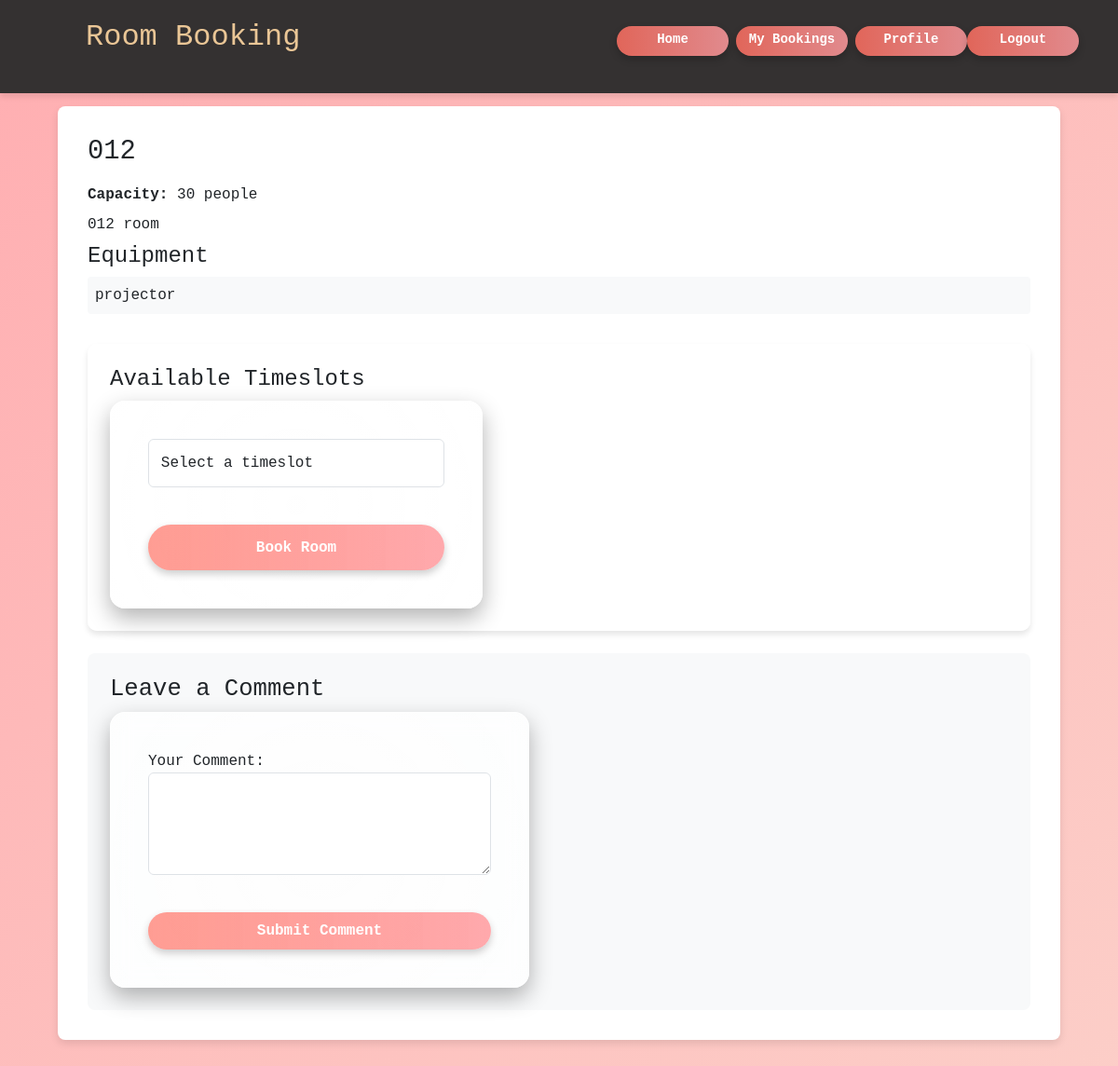
The page /room_details.php?id=1 on the database its author committed.
### tables this page shows
CREATE TABLE `rooms` (
  `id` int(11) NOT NULL,
  `name` varchar(255) NOT NULL,
  `capacity` int(11) NOT NULL,
  `description` text NOT NULL,
  `is_available` tinyint(1) DEFAULT 1
);

CREATE TABLE `equipment` (
  `id` int(20) NOT NULL,
  `name` varchar(255) NOT NULL,
  `quantity` int(50) NOT NULL,
  `description` text NOT NULL
);

### room_details.php (the view, shortened to what this page needs)
<?php
include 'connection.php';
$roomId = $_GET['id'];
$stmt = $db->prepare("SELECT * FROM rooms WHERE id = :id");
$stmt->execute([':id' => $roomId]);
$room = $stmt->fetch();
$equipmentStmt = $db->prepare("
    SELECT e.name FROM equipment e
    JOIN room_equipment re ON e.id = re.equipment_id
    WHERE re.room_id = :room_id
");
$equipmentStmt->execute([':room_id' => $roomId]);
$equipment = $equipmentStmt->fetchAll();
?>
<!DOCTYPE html>
<html lang="en">
<head>
    <link href="https://cdn.jsdelivr.net/npm/bootstrap@5.3.0-alpha1/dist/css/bootstrap.min.css" rel="stylesheet">
    <link rel="stylesheet" href="style.css">
</head>
<body>
    <nav class="navbar navbar-expand-lg" style="background-color: #343131;">
        <div class="container">
            <a class="navbar-brand" href="rooms.php"><h2>Room Booking</h2></a>
            <div class="d-flex">
                <a href="rooms.php" class="btn btn-outline-primary me-2">Home</a>
                <a href="my_bookings.php" class="btn btn-outline-success me-2">My Bookings</a>
                <a href="profile.php" class="btn btn-primary">Profile</a>
                <a href="logout.php" class="btn btn-danger font">Logout</a>
            </div>
        </div>
    </nav>
    <div class="rooms-container">
        <div class="room-card">
            <h3><?php echo htmlspecialchars($room['name']); ?></h3>
            <div class="room-details">
                <p><strong>Capacity:</strong> <?php echo $room['capacity']; ?> people</p>
                <p><?php echo htmlspecialchars($room['description']); ?></p>
            </div>
            <h4>Equipment</h4>
            <ul class="equipment-list">
                <?php foreach ($equipment as $item): ?>
                    <li><?php echo htmlspecialchars($item['name']); ?></li>
                <?php endforeach; ?>
            </ul>
            <div class="booking-section">
                <h4>Available Timeslots</h4>
                <form method="POST" class="booking-form">
                    <select name="timeslot_id" class="form-control" required>
                        <option value="">Select a timeslot</option>
                    </select>
                    <button type="submit" name="book_room" class="btn btn-primary mt-2">Book Room</button>
                </form>
            </div>
            <div class="comment-section mt-4">
                <h4>Leave a Comment</h4>
                <form method="POST">
                    <label for="comment">Your Comment:</label>
                    <textarea name="comment" id="comment" rows="4" class="form-control" required></textarea><br>
                    <button type="submit" name="submit_comment" class="btn btn-primary">Submit Comment</button>
                </form>
            </div>
        </div>
    </div>
</body>
</html>

### style.css (style rules this page uses)
body { font-family: 'Poppins', sans-serif; background: linear-gradient(135deg, rgba(255, 154, 158, 0.8), rgba(250, 208, 196, 0.8), rgba(251, 194, 235, 0.8), rgba(161, 140, 209, 0.8)); background-size: 400% 400%; animation: gradientBackground 10s ease infinite; display: flex; justify-content: center; align-items: center; height: 100vh; margin: 0; overflow: hidden; padding-top: 50px !important; }
form { background: rgba(255, 255, 255, 0.75); padding: 2.5rem; border-radius: 16px; box-shadow: 0 10px 25px rgba(0, 0, 0, 0.3); width: 100%; max-width: 450px; backdrop-filter: blur(12px) saturate(180%); border: 1px solid rgba(255, 255, 255, 0.3); position: relative; overflow: hidden; }
form::before { content: ''; position: absolute; top: -50%; left: -50%; width: 200%; height: 200%; background: radial-gradient(circle at 50% 50%, rgba(255, 255, 255, 0.4), rgba(255, 255, 255, 0)); opacity: 0.5; animation: pulseEffect 6s infinite ease-in-out; z-index: -1; }
button { width: 100%; padding: 1rem; border: none; border-radius: 30px; background: linear-gradient(90deg, rgba(255, 111, 97, 0.85), rgba(255, 154, 158, 0.85)); color: white; font-size: 1.1rem; font-weight: 600; cursor: pointer; transition: all 0.3s ease-in-out; box-shadow: 0 4px 8px rgba(0, 0, 0, 0.2); position: relative; overflow: hidden; }
.navbar { min-height: 20px !important; padding-top: 0.3rem !important; padding-bottom: 1rem !important; }
.navbar-brand { font-size: 1.1rem !important; padding: 50px!important; }
.navbar .btn { padding: 0.25rem 0.75rem !important; font-size: 0.875rem !important; height: 32px !important; }
button::after { content: ''; position: absolute; top: 0; left: -100%; width: 200%; height: 100%; background: linear-gradient(90deg, rgba(255, 255, 255, 0.4), rgba(255, 255, 255, 0)); transition: all 0.5s ease; z-index: 1; }
button::before { content: ''; position: absolute; top: 50%; left: 50%; width: 0; height: 0; background: rgba(255, 255, 255, 0.2); border-radius: 50%; transform: translate(-50%, -50%); opacity: 0; pointer-events: none; z-index: 0; transition: width 0.4s ease, height 0.4s ease, opacity 0.4s ease; }
form { animation: slideInForm 1s ease-in-out forwards; }
label, input, button { opacity: 100; animation: slideInBars 1.5s ease-in-out forwards; }
button { animation-delay: 0.9s; }
.font { font-family: 'Courier New', Courier, monospace; }
.rooms-container { min-height: 100vh; width: 95%; max-width: 1400px; margin: 2rem auto; padding: 0 1rem; }
.room-card { background: rgba(255, 255, 255, 0.95); border-radius: 20px; padding: 2.5rem; box-shadow: 0 10px 30px rgba(0, 0, 0, 0.15); transition: all 0.4s ease; animation: fadeInSlideUp 0.8s ease-out; }
.booking-section { margin-top: 2rem; padding: 1.5rem; background: rgba(255, 255, 255, 0.9); border-radius: 10px; box-shadow: 0 4px 6px rgba(0, 0, 0, 0.1); }
.booking-form { display: flex; flex-direction: column; gap: 1rem; max-width: 400px; }

### room_details.php (style rules this page uses)
body { font-family: "Courier New", Courier, monospace; padding-top: 70px; height: auto; min-height: 100vh; overflow-y: auto; }
.navbar { background-color: #524C42; box-shadow: 0 4px 6px rgba(0,0,0,0.1); position: fixed; width: 100%; top: 0; left: 0; z-index: 1000; height: 100px; }
.navbar .navbar-brand { color: #EAC696; font-weight: bold; font-family: 'Courier New', Courier, monospace; }
.rooms-container { padding: 2rem; }
.room-card { background-color: #fff; box-shadow: 0 4px 8px rgba(0, 0, 0, 0.1); border-radius: 8px; padding: 2rem; margin-bottom: 2rem; }
.room-card h3 { font-size: 1.8rem; margin-bottom: 1rem; }
.room-details p { margin: 0.5rem 0; }
.equipment-list { list-style-type: none; padding-left: 0; }
.equipment-list li { background-color: #f8f9fa; margin: 0.5rem 0; padding: 0.5rem; border-radius: 4px; }
.booking-form select, .booking-form button { width: 100%; padding: 0.8rem; }
.comment-section { background-color: #f8f9fa; padding: 1.5rem; border-radius: 8px; }
.comment-section h4 { font-size: 1.6rem; }
.form-control { margin-bottom: 1rem; }
.btn { padding: 0.5rem 1.5rem; border: none; border-radius: 30px; background: linear-gradient(90deg, rgba(255, 111, 97, 0.85), rgba(255, 154, 158, 0.85)); color: white; font-size: 1rem; font-weight: 600; cursor: pointer; transition: all 0.3s ease-in-out; box-shadow: 0 4px 8px rgba(0, 0, 0, 0.2); min-width: 120px; }

### rows shown on the page
rooms: name "012", capacity "30", description "012 room"
equipment: name "projector"
